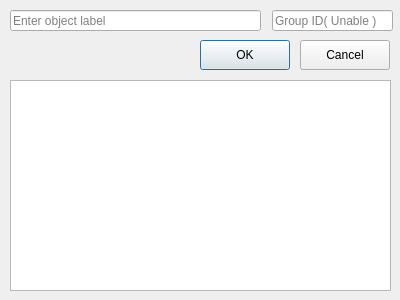
<?xml version="1.0" encoding="UTF-8"?>
<ui version="4.0">
 <class>Dialog_Add_Object</class>
 <widget class="QDialog" name="Dialog_Add_Object">
  <property name="geometry">
   <rect>
    <x>0</x>
    <y>0</y>
    <width>400</width>
    <height>300</height>
   </rect>
  </property>
  <property name="minimumSize">
   <size>
    <width>400</width>
    <height>300</height>
   </size>
  </property>
  <property name="maximumSize">
   <size>
    <width>400</width>
    <height>300</height>
   </size>
  </property>
  <property name="windowTitle">
   <string>Add Object</string>
  </property>
  <widget class="QListWidget" name="listWidget_LabelList">
   <property name="geometry">
    <rect>
     <x>10</x>
     <y>80</y>
     <width>381</width>
     <height>211</height>
    </rect>
   </property>
  </widget>
  <widget class="QPushButton" name="pushButton_OK">
   <property name="geometry">
    <rect>
     <x>200</x>
     <y>40</y>
     <width>90</width>
     <height>30</height>
    </rect>
   </property>
   <property name="text">
    <string>OK</string>
   </property>
  </widget>
  <widget class="QPushButton" name="pushButton_Cancel">
   <property name="geometry">
    <rect>
     <x>300</x>
     <y>40</y>
     <width>90</width>
     <height>30</height>
    </rect>
   </property>
   <property name="text">
    <string>Cancel</string>
   </property>
  </widget>
  <widget class="QLineEdit" name="lineEdit_NewLabel">
   <property name="geometry">
    <rect>
     <x>10</x>
     <y>10</y>
     <width>251</width>
     <height>21</height>
    </rect>
   </property>
   <property name="text">
    <string/>
   </property>
   <property name="placeholderText">
    <string>Enter object label</string>
   </property>
  </widget>
  <widget class="QLineEdit" name="lineEdit_GroupID">
   <property name="geometry">
    <rect>
     <x>272</x>
     <y>10</y>
     <width>121</width>
     <height>21</height>
    </rect>
   </property>
   <property name="text">
    <string/>
   </property>
   <property name="readOnly">
    <bool>true</bool>
   </property>
   <property name="placeholderText">
    <string>Group ID( Unable )</string>
   </property>
  </widget>
 </widget>
 <resources/>
 <connections/>
</ui>
